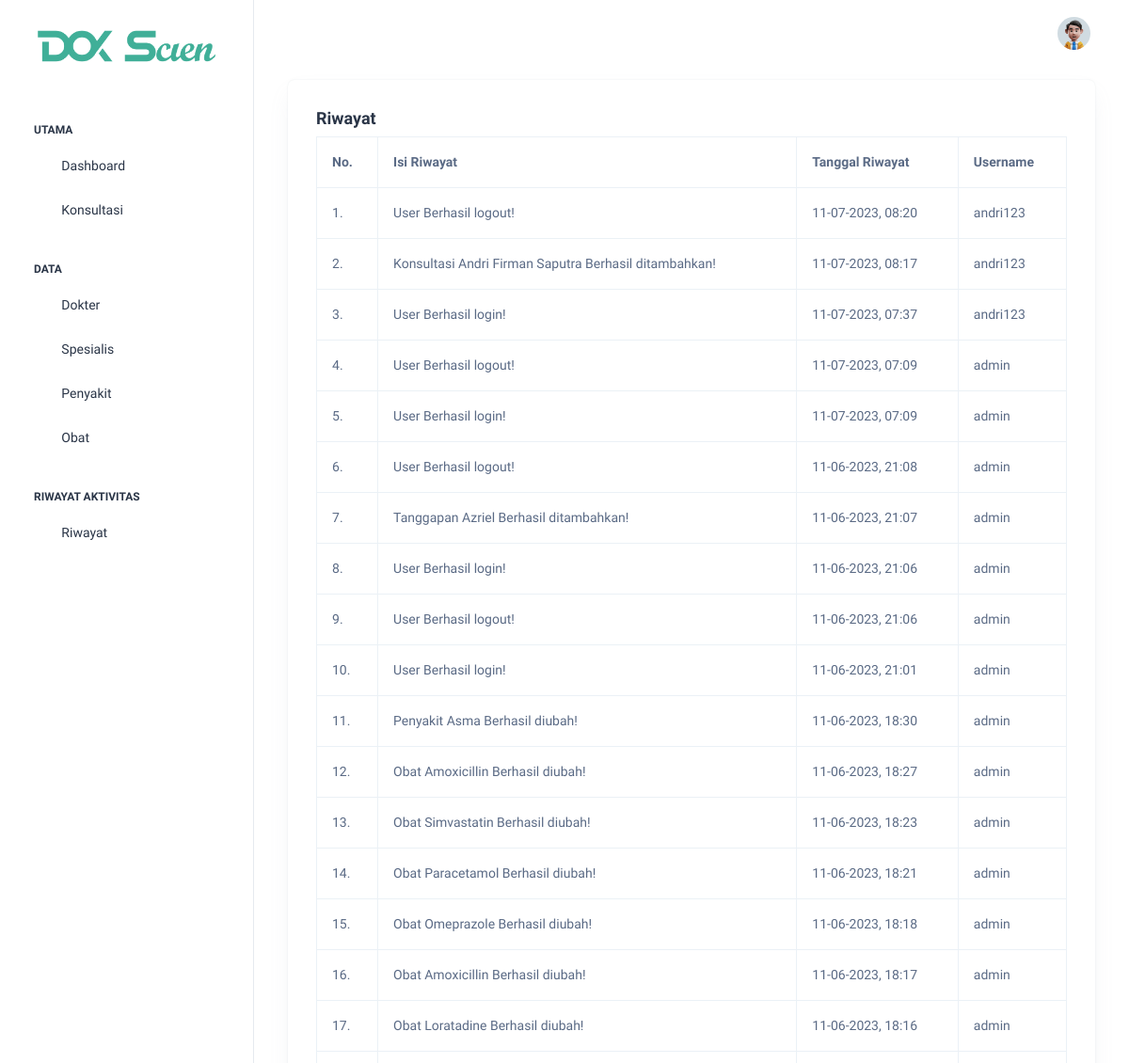
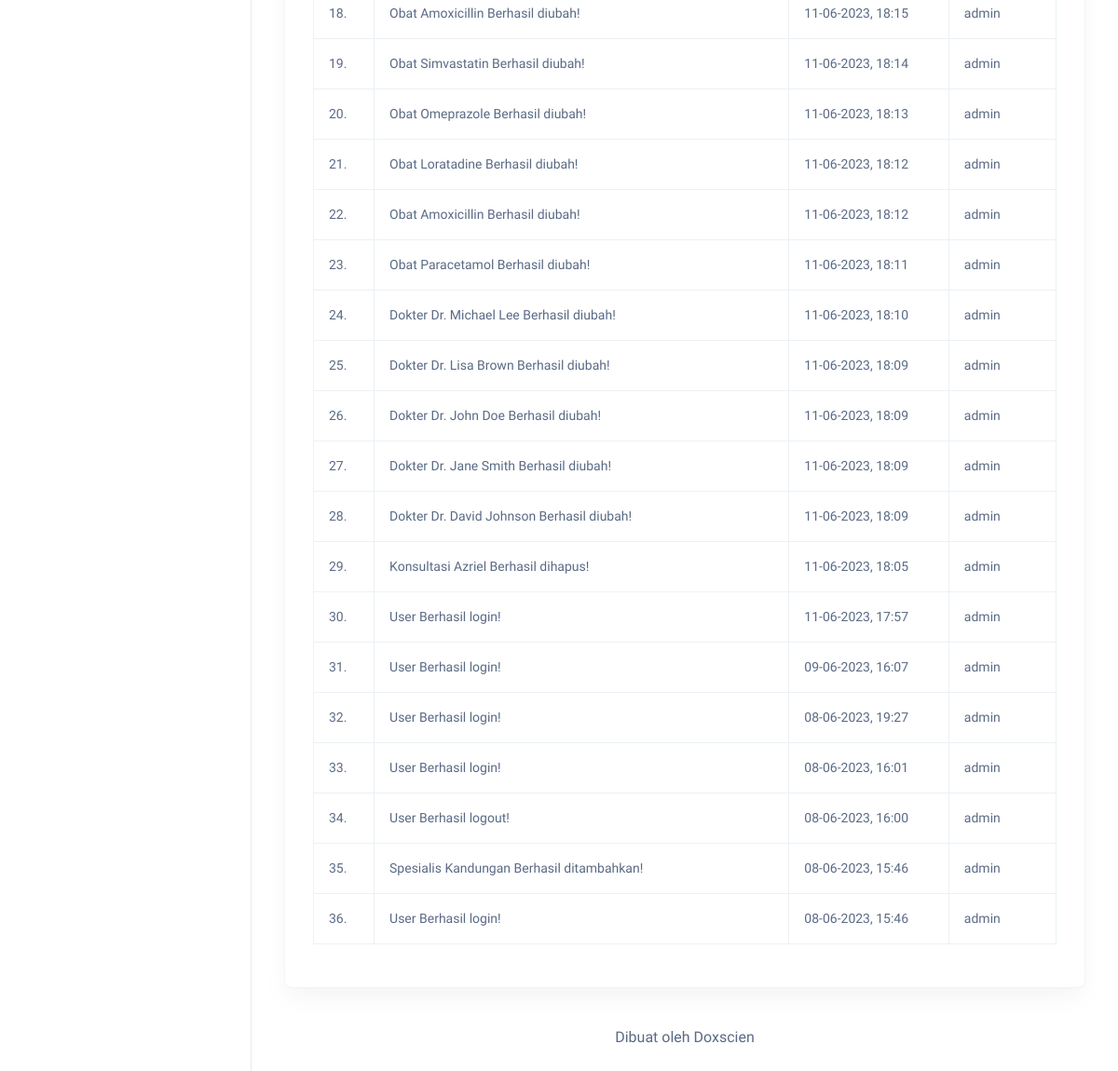
/admin/riwayat/index.php (signed in), run on an earlier commit of the app's database (2 pictures, top to bottom).
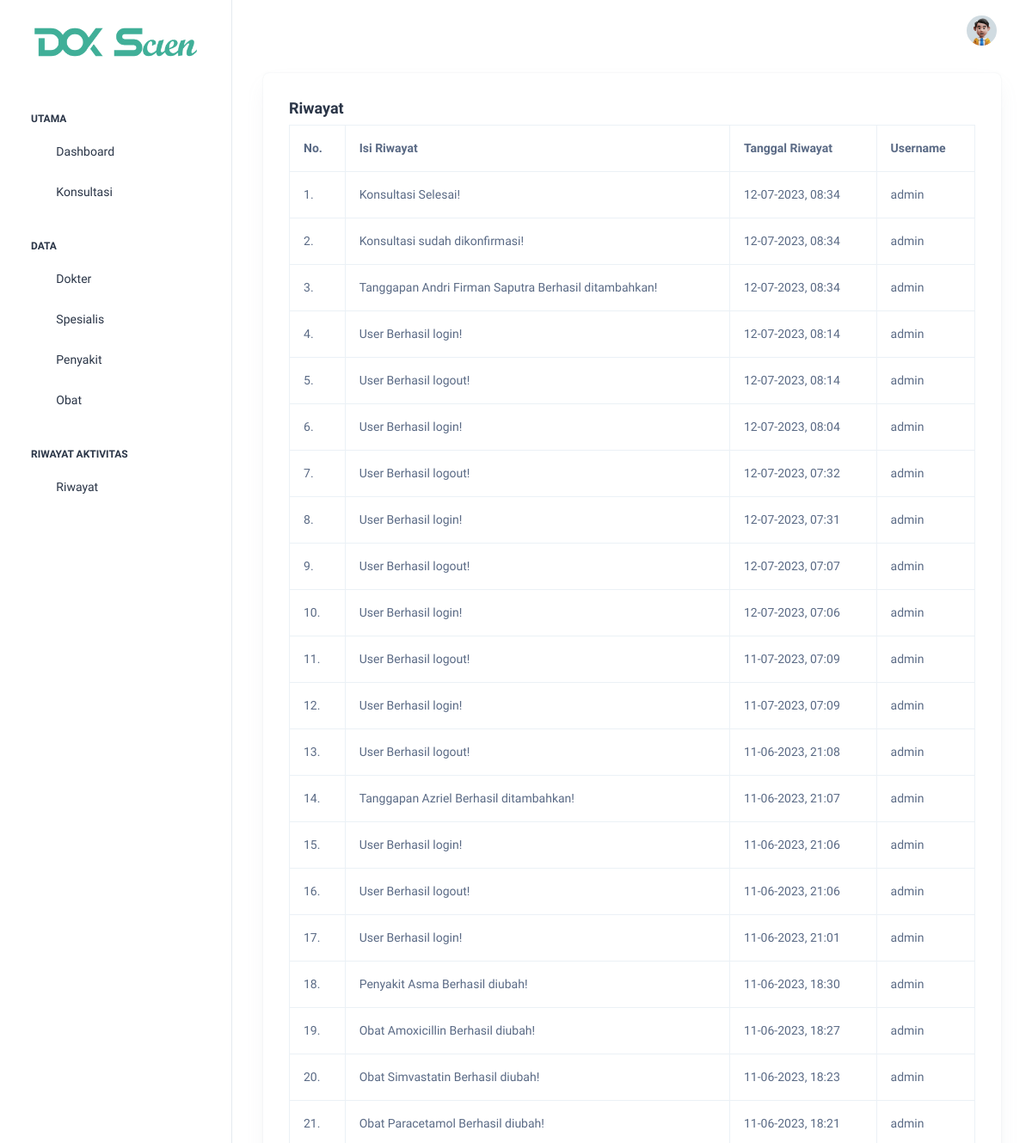
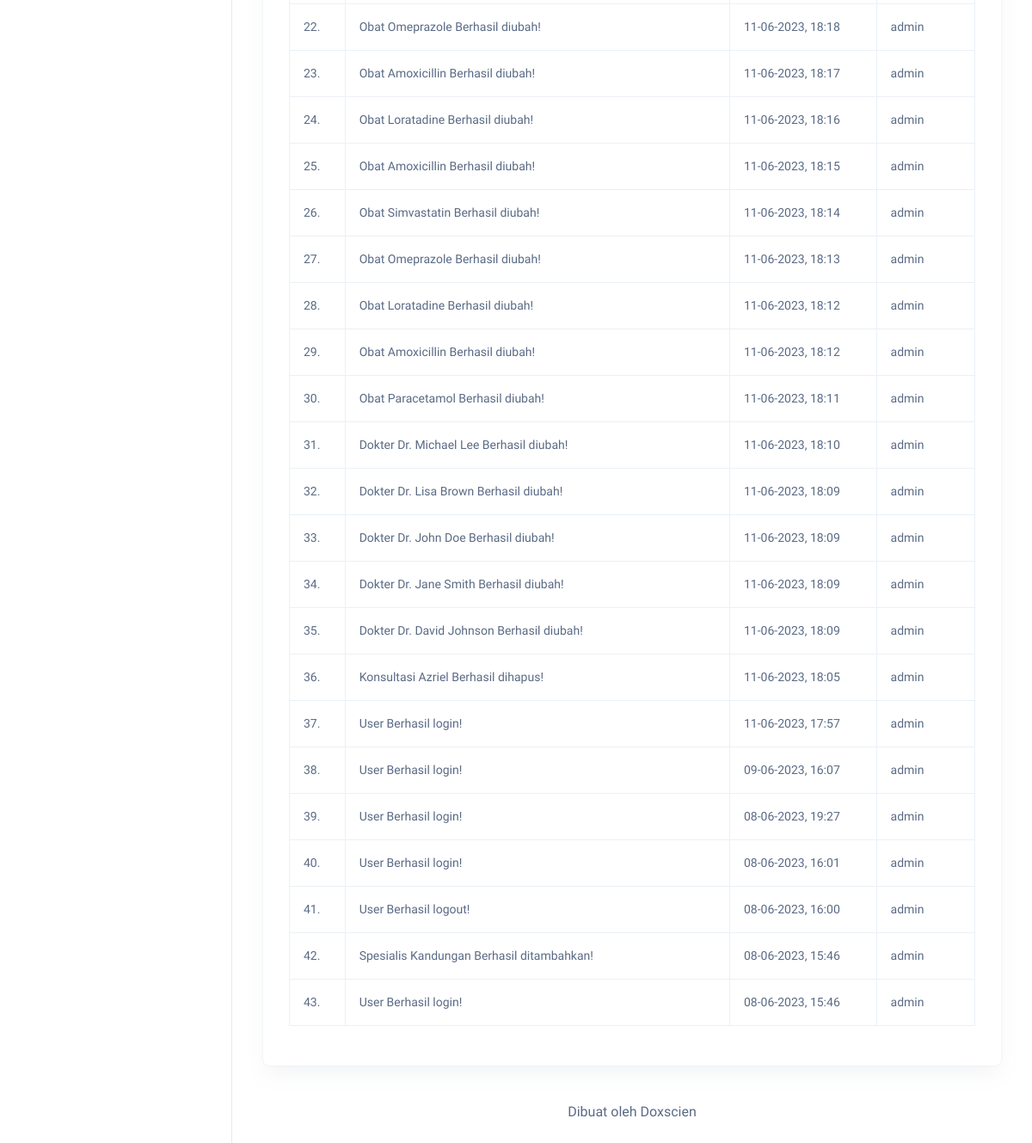
And on a later commit of the database (2 pictures, top to bottom).
### tables this page shows
CREATE TABLE `riwayat` (
  `id_riwayat` int(11) NOT NULL,
  `isi_riwayat` text NOT NULL,
  `tanggal_riwayat` datetime NOT NULL,
  `id_user` int(11) NOT NULL
);

CREATE TABLE `user` (
  `id_user` int(11) NOT NULL,
  `username` varchar(50) NOT NULL,
  `password` varchar(255) NOT NULL,
  `nama_lengkap` varchar(100) NOT NULL,
  `jenis_kelamin` enum('L','P') NOT NULL,
  `no_whatsapp` varchar(20) NOT NULL,
  `alamat` text NOT NULL,
  `role` enum('administrator','operator','pasien') NOT NULL
);

### admin/riwayat/index.php (the view, shortened to what this page needs)
<?php
  require_once '../../koneksi.php';
  $riwayat = mysqli_query($koneksi, "SELECT * FROM riwayat INNER JOIN user ON riwayat.id_user = user.id_user ORDER BY tanggal_riwayat DESC");
?>
<!doctype html>
<html lang="en">
<head>
  <?php include_once '../include/head.php'; ?>
</head>
<body>
  <div class="page-wrapper" id="main-wrapper" data-layout="vertical" data-navbarbg="skin6" data-sidebartype="full"
    data-sidebar-position="fixed" data-header-position="fixed">
    <?php
      include_once '../include/sidebar.php';
    ?>
    <div class="body-wrapper">
      <?php
        include_once '../include/navbar.php';
      ?>
      <div class="container-fluid">
        <div class="container-fluid">
          <div class="card">
            <div class="card-body">
              <h5 class="card-title fw-semibold">Riwayat</h5>
              <div class="table-responsive">
                <table class="table table-bordered" id="dataTable" width="100%" cellspacing="0">
                  <thead>
                    <tr>
                      <th>No.</th>
                      <th>Isi Riwayat</th>
                      <th>Tanggal Riwayat</th>
                      <th>Username</th>
                    </tr>
                  </thead>
                  <tbody>
                    <?php $i = 1; ?>
                    <?php foreach ($riwayat as $data_riwayat): ?>
                      <tr>
                        <td><?= $i++; ?>.</td>
                        <td><?= $data_riwayat['isi_riwayat']; ?></td>
                        <td><?= date("d-m-Y, H:i", strtotime($data_riwayat['tanggal_riwayat'])); ?></td>
                        <td><?= $data_riwayat['username']; ?></td>
                      </tr>
                    <?php endforeach ?>
                  </tbody>
                </table>
              </div>
            </div>
          </div>
        </div>
        <?php include_once '../include/footer.php'; ?>
      </div>
    </div>
  </div>
</body>
</html>

What changed in the data, as far as the page shows it:
no longer on this page (row unchanged): riwayat: isi_riwayat "User Berhasil logout!", tanggal_riwayat "11-07-2023, 08:20", id_user.username "andri123"
no longer on this page (row unchanged): riwayat: isi_riwayat "Konsultasi Andri Firman Saputra Berhasil ditambahkan!", tanggal_riwayat "11-07-2023, 08:17", id_user.username "andri123"
no longer on this page (row unchanged): riwayat: isi_riwayat "User Berhasil login!", tanggal_riwayat "11-07-2023, 07:37", id_user.username "andri123"
added riwayat: isi_riwayat "Konsultasi Selesai!", tanggal_riwayat "12-07-2023, 08:34", id_user.username "admin"
added riwayat: isi_riwayat "Konsultasi sudah dikonfirmasi!", tanggal_riwayat "12-07-2023, 08:34", id_user.username "admin"
added riwayat: isi_riwayat "Tanggapan Andri Firman Saputra Berhasil ditambahkan!", tanggal_riwayat "12-07-2023, 08:34", id_user.username "admin"
added riwayat: isi_riwayat "User Berhasil login!", tanggal_riwayat "12-07-2023, 08:14", id_user.username "admin"
added riwayat: isi_riwayat "User Berhasil logout!", tanggal_riwayat "12-07-2023, 08:14", id_user.username "admin"
added riwayat: isi_riwayat "User Berhasil login!", tanggal_riwayat "12-07-2023, 08:04", id_user.username "admin"
added riwayat: isi_riwayat "User Berhasil logout!", tanggal_riwayat "12-07-2023, 07:32", id_user.username "admin"
added riwayat: isi_riwayat "User Berhasil login!", tanggal_riwayat "12-07-2023, 07:31", id_user.username "admin"
added riwayat: isi_riwayat "User Berhasil logout!", tanggal_riwayat "12-07-2023, 07:07", id_user.username "admin"
added riwayat: isi_riwayat "User Berhasil login!", tanggal_riwayat "12-07-2023, 07:06", id_user.username "admin"
